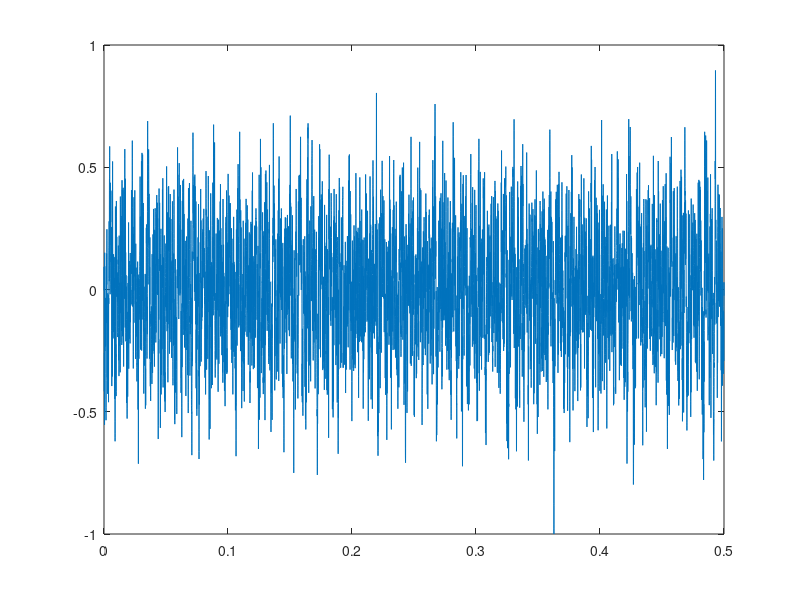
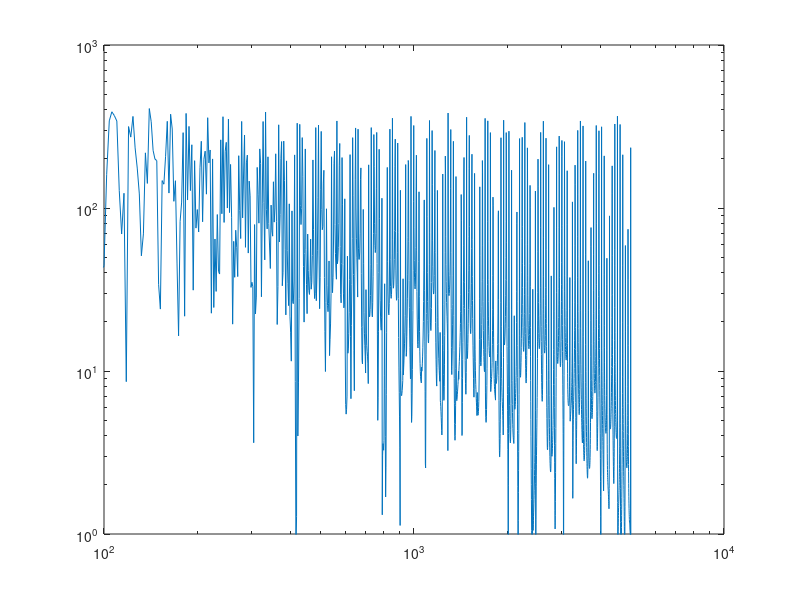

MATLAB code for these plots, in order: (Note: this script raises an error after producing the figures.)
% Title:    LogRippleNoise.m
% Author:   D.C. Mountain <dcm@bu.edu>
% Date:     9-Jul-07
%
% The purpose of this program is to create noise with a rippled spectral
% envelope. The approach is based on Won, Drennan, and Rubinstein (2007)
% "Spectral-Ripple Resolution Correlates with Speech Reception
% in Noise in Cochlear Implant Users" JARO  

SampleRate = 44100;
NumSamples = 0.5*SampleRate;        % stimuli will be 500 ms in duration
NumFreqs   = 200;                   % the number of frequency components
MinFreq    = 100;                   % lowest frequency component (Hz)
HighFreq   = 5000;                  % highest frequency component (Hz)

RippleDensity = input('What is the ripple density (ripples/octave)? ');                  
K = menu('Choose an envelope type','Sine','Cosine','Flat');

% compute the frequency values with components equally space in log
% frequency
FreqIncr   = log(HighFreq/MinFreq)/(NumFreqs-1);
FreqValues = MinFreq*exp([0:NumFreqs-1]*FreqIncr);
RippleFrequency = log(2)/(RippleDensity*FreqIncr);

switch K
    case (1)
        MagValues  = abs(sin(pi*[0:NumFreqs-1]/RippleFrequency));
    case (2) 
        MagValues  = abs(cos(pi*[0:NumFreqs-1]/RippleFrequency));% spectral magnitude values
    otherwise
        MagValues(:) = 1;
end

Time = [0:NumSamples-1]/SampleRate; % Time vector for plotting

RippledNoise = zeros(1,NumSamples);

for k=1:NumFreqs
    RippledNoise      = MagValues(k)*sin(2*pi*FreqValues(k)*Time + 2*pi*rand) + RippledNoise;
end
RippledNoise = RippledNoise/max(abs(RippledNoise));

Frequency = [1:(NumSamples/2)]*SampleRate/NumSamples;  % Frequency vector for plotting

NoiseSpectrum = abs(fft(RippledNoise));

figure(1)
plot(Time, RippledNoise)
figure(2)
loglog(Frequency, NoiseSpectrum(2:NumSamples/2 +1))
axis([100 10000,1 1000]);

wavplay(RippledNoise,SampleRate)
wavwrite(RippledNoise,SampleRate,'NoiseFile')